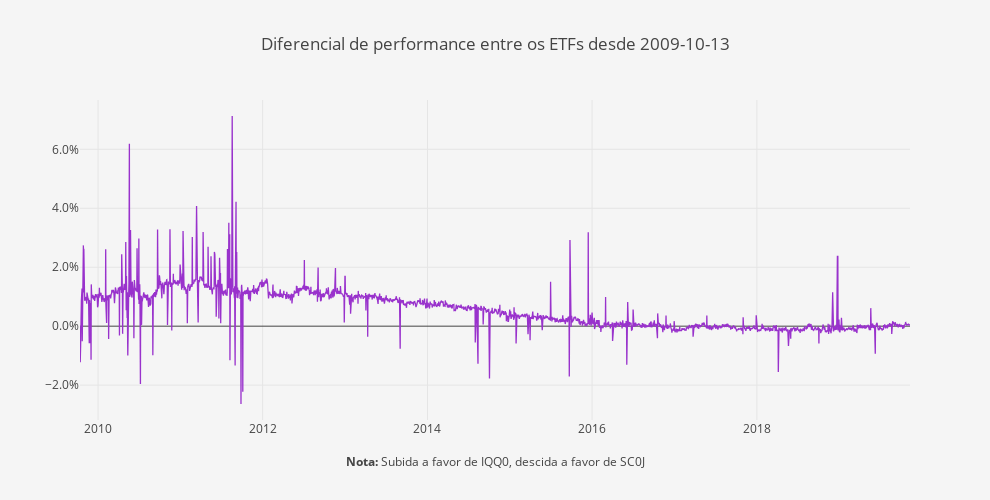

Notebook code for this chart:
### Markdown cell above
No gráfico acima podemos visualizar os drawdowns de ambos os ETFs. Reparamos que para drawdowns pequenos (abaixo de 10%) as quedas são semelhantes, mas em momentos extremos em que os drawdowns chegam aos dois dígitos é onde o IQQ0 demonstra as suas vantagens. Podemos ver isso na quebra do início de 2016 onde o SC0J teve uma quebra de 22.5% face aos máximos enquanto o IQQ0 apenas 10.5%. Isso repete-se de forma muito semelhante na queda do último trimestre de 2018.

### Code cell
layout = go.Layout(
    title='Diferencial de performance entre os ETFs desde ' + Begin,
    plot_bgcolor='#f5f5f5',
    paper_bgcolor='#f5f5f5',
    width=990,
    height=500,
    xaxis=dict(
        title='<b>Nota:</b> Subida a favor de IQQ0, descida a favor de SC0J',
        showgrid=True,
        titlefont=dict(size=12),
    ),
    yaxis=dict(
        title='',
        showgrid=True,
        zeroline=True, # Adicionar ou não a zero line
        tickformat=".1%" # tickformat=".2%" se quiseres mais casas decimais
    ))

trace0 = go.Scatter(
    x = fundos.index,
    y = (round(((fundos.iloc[:, 0]/fundos.iloc[:, 1])- 1), 5)),
    name = 'Portfolio',
    line = dict(
        color = 'darkorchid',
        width = 1.3)
)

data = [trace0]
        
fig = go.Figure(data=data, layout=layout)
py.iplot(fig)

### Figure 1 — Plotly figure (JSON) as saved in the notebook; plotly's stock layout.template omitted (floating-point values rounded to 4 significant figures; data arrays with more than 128 entries replaced by an {"elided": "..."} marker saying what was removed)
{"data": [{"line": {"color": "darkorchid", "width": 1.3}, "name": "Portfolio", "type": "scatter", "uid": "43aef7f4-c1b0-43ac-9ac8-faf9ab8e3d4e", "x": {"elided": "2635 str values"}, "y": {"elided": "2635 float values"}}], "layout": {"height": 500, "hovermode": "closest", "paper_bgcolor": "#f5f5f5", "plot_bgcolor": "#f5f5f5", "title": {"text": "Diferencial de performance entre os ETFs desde 2009-10-13"}, "width": 990, "xaxis": {"autorange": true, "range": ["2009-10-13", "2019-11-11"], "showgrid": true, "title": {"font": {"size": 12}, "text": "<b>Nota:</b> Subida a favor de IQQ0, descida a favor de SC0J"}, "type": "date"}, "yaxis": {"autorange": true, "range": [-0.03183, 0.07673], "showgrid": true, "tickformat": ".1%", "title": {"text": ""}, "type": "linear", "zeroline": true}}}
